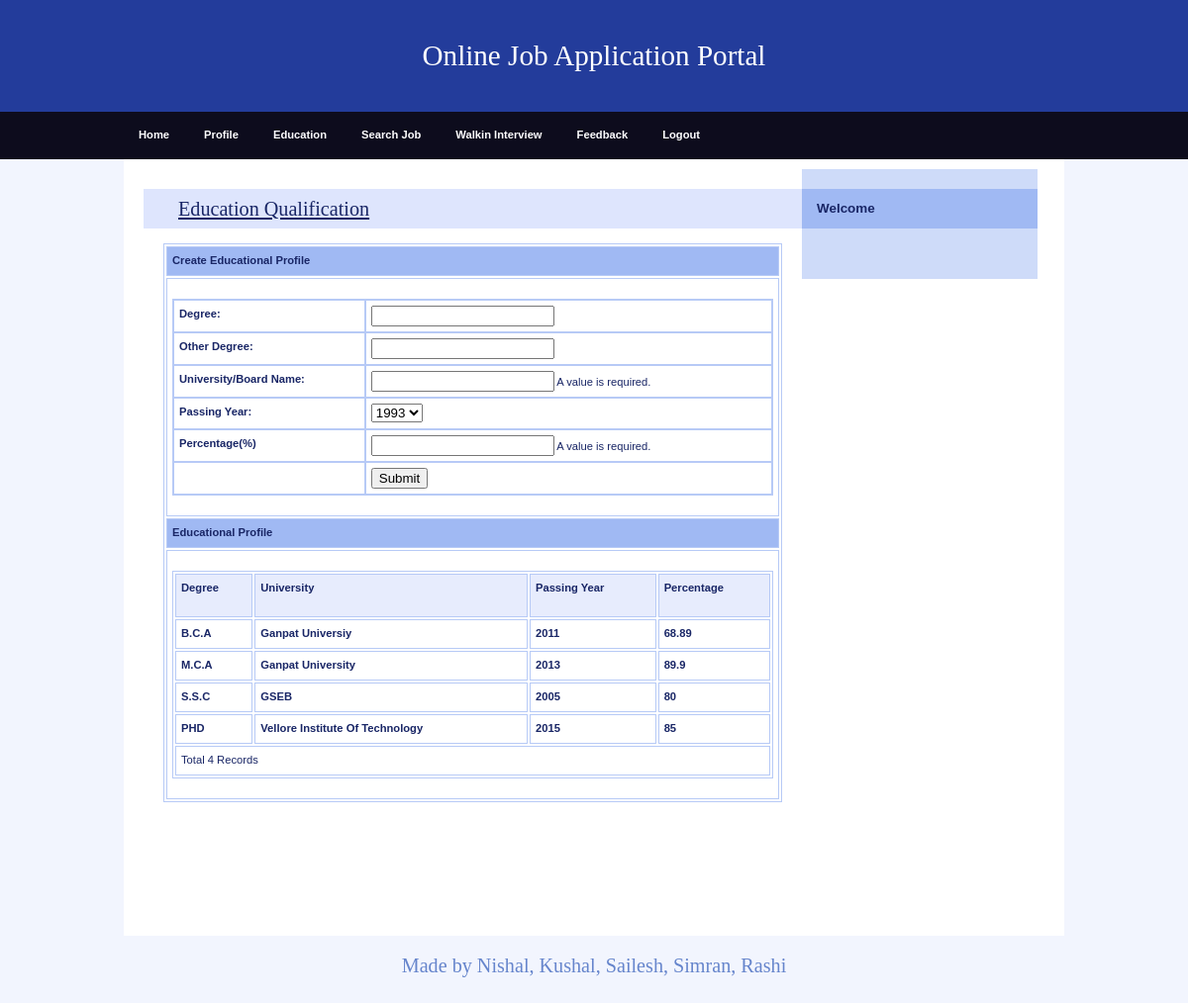
The page /JobSeeker/Education.php (signed in) on the database its author committed.
### tables this page shows
CREATE TABLE IF NOT EXISTS `jobseeker_education` (
  `EduId` int(11) NOT NULL AUTO_INCREMENT,
  `JobSeekId` int(11) NOT NULL,
  `Degree` varchar(20) NOT NULL,
  `University` varchar(100) NOT NULL,
  `PassingYear` mediumint(9) NOT NULL,
  `Percentage` float NOT NULL,
  PRIMARY KEY (`EduId`)
);

### JobSeeker/Education.php (the view, shortened to what this page needs)
<!DOCTYPE html>
<html>
<head>
  <link rel="stylesheet" media="screen,projection" type="text/css" href="./css/main.css" />
  <link rel="stylesheet" media="print" type="text/css" href="./css/print.css" />
</head>
<body>
  <div id="main" class="box">
    <?php
    include "Header.php"
    ?>
    <?php
    include "menu.php"
    ?>
    <div id="page" class="box">
      <div id="page-in" class="box">
        <div id="content">
          <div class="article">
            <h2><span><a href="#">Education Qualification </a></span></h2>
            <table width="100%" border="1" cellspacing="2" cellpadding="2">
              <tr>
                <td bgcolor="#A0B9F3"><strong>Create Educational Profile</strong></td>
              </tr>
              <tr>
                <td>
                  <form id="form1" method="post" action="InsertEdu.php">
                    <table width="100%" border="0" cellspacing="0" cellpadding="0">
                      <tr>
                        <td><strong>Degree:</strong></td>
                        <td>
                          <input type="text" name="cmbQual" id="cmbQual">
                        </td>
                      </tr>
                      <tr>
                        <td><strong>Other Degree:</strong></td>
                        <td><label>
                            <input type="text" name="txtOther" id="txtOther" />
                          </label></td>
                      </tr>
                      <tr>
                        <td><strong>University/Board Name:</strong></td>
                        <td>
                          <label>
                            <input type="text" name="txtBoard" id="txtBoard" />
                          </label>
                          <span class="textfieldRequiredMsg">A value is required.</span></span>
                        </td>
                      </tr>
                      <tr>
                        <td><strong>Passing Year:</strong></td>
                        <td><label>
                            <select name="cmbYear" id="cmbYear">
                              <option>1993</option>
                            </select>
                          </label></td>
                      </tr>
                      <tr>
                        <td><strong>Percentage(%)</strong></td>
                        <td>
                          <label>
                            <input type="text" name="txtPer" id="txtPer" />
                          </label>
                          <span class="textfieldRequiredMsg">A value is required.</span></span>
                        </td>
                      </tr>
                      <tr>
                        <td>&nbsp;</td>
                        <td><label>
                            <input type="submit" name="button" id="button" value="Submit" />
                          </label></td>
                      </tr>
                    </table>
                  </form>
                </td>
              </tr>
              <tr>
                <td bgcolor="#A0B9F3"><strong>Educational Profile</strong></td>
              </tr>
              <tr>
                <td>
                  <table width="100%" border="1" cellpadding="1" cellspacing="2" bordercolor="#006699">
                    <tr>
                      <th height="32" bgcolor="#006699" class="style3">
                        <div align="left" class="style9 style5 style2"><strong>Degree</strong></div>
                      </th>
                      <th bgcolor="#006699" class="style3">
                        <div align="left" class="style9 style5 style2"><strong>University</strong></div>
                      </th>
                      <th bgcolor="#006699" class="style3">
                        <div align="left" class="style9 style5 style2"><strong>Passing Year</strong></div>
                      </th>
                      <th bgcolor="#006699" class="style3">
                        <div align="left" class="style9 style5 style2"><strong>Percentage</strong></div>
                      </th>
                    </tr>
                    <?php
                    $ID = $_SESSION['ID'];
                    $con = mysqli_connect("localhost", "nishal", "Nishal1337", "job");
                    $sql = "select * from jobseeker_education where JobSeekId='" . $ID . "'";
                    $result = mysqli_query($con, $sql);
                    while ($row = mysqli_fetch_array($result)) {
                      $Degree = $row['Degree'];
                      $Univ = $row['University'];
                      $Passing = $row['PassingYear'];
                      $Per = $row['Percentage'];
                    ?>
                      <tr>
                        <td class="style3">
                          <div align="left" class="style9 style5"><strong><?php echo $Degree; ?></strong></div>
                        </td>
                        <td class="style3">
                          <div align="left" class="style9 style5"><strong><?php echo $Univ; ?></strong></div>
                        </td>
                        <td class="style3">
                          <div align="left" class="style9 style5"><strong><?php echo $Passing; ?></strong></div>
                        </td>
                        <td class="style3">
                          <div align="left" class="style9 style5"><strong><?php echo $Per; ?></strong></div>
                        </td>
                      </tr>
                    <?php
                    }
                    $records = mysqli_num_rows($result);
                    ?>
                    <tr>
                      <td colspan="4" class="style3">
                        <div align="left" class="style12"><?php echo "Total " . $records . " Records"; ?> </div>
                      </td>
                    </tr>
                  </table>
                </td>
              </tr>
            </table>
            <p>&nbsp;</p>
            <p class="btn-more box noprint">&nbsp;</p>
          </div>
        </div>
        <?php
        include "right.php"
        ?>
      </div>
    </div>
    <?php
    include "footer.php"
    ?>
  </div>
</body>
</html>

### JobSeeker/css/main.css (style rules this page uses)
* { min-height: 1px; }
body { border: 0; margin: 0; padding: 0; background: #f2f5fe; font: 70%/160% "verdana", sans-serif; color: #192666; _text-align: center; }
a { color: #192666; }
p { border: 0; margin: 15px 0; padding: 0; line-height: 30px; }
div { display: block; border: 0; margin: 0; padding: 0; }
h1, h2, h3, h4, h5 { border: 0; margin: 10px 0; padding: 0; font-weight: bold; }
h2 { font-size: 180%; line-height: 100%; font-family: "georgia", serif; font-weight: normal; }
table { display: table; margin: 15px 0; padding: 0; border: 1px solid #b7caf6; font-size: 100%; }
tr { display: table-row; }
th, td { display: table-cell; border: 1px solid #b7caf6; margin: 0; padding: 5px; vertical-align: top; text-align: left; }
th { background: #e7ecfd; text-align: center; color: #192666; font-weight: bold; }
form { border: 0; margin: 0; padding: 0; }
a, img, span { border: 0; margin: 0; padding: 0; }
strong, .strong { font-weight: bold; }
.box { min-height: 1px; _height: 1px; }
.box:after { content: "."; display: block; line-height: 0px; font-size: 0px; visibility: hidden; clear: both; }
#main { margin: 0px auto 0 auto; _text-align: left; }
#page { min-height: 1px; width: 950px; margin: 0 auto; background: #fff; _height: 1px; }
#page-in { min-height: 1px; padding: 10px 0; _height: 1px; }
#content { float: left; width: 70%; _width: 72%; margin: 0; padding: 0 0 0 20px; }
#content .article { clear: both; margin: 0; padding: 20px; }
#content .article h2 { margin: 0 -20px; padding: 10px; background: #dee5fd; color: #192666; }
#content .article h2 span { padding-left: 25px; }
#content .article p { text-align: justify; }
#content .btn-more { margin: 0 0 15px 0; padding: 0; border: 0; position: relative; }

### JobSeeker/css/print.css (style rules this page uses)
body { border:0; margin:0; padding:0; font-size:12pt }
a { color:#000; text-decoration:none; }
h1, h2, h3 { page-break-after:avoid; page-break-inside:avoid; }
table { border-collapse: collapse; border-width:1px; border-style:solid; }
th, td { display:table-cell; border-width:1px; border-style:solid; }
.noprint { display:none; }

### JobSeeker/Education.php (style rules this page uses)
.style2 { font-weight: bold }

### rows shown on the page
jobseeker_education: Degree "B.C.A", University "Ganpat Universiy", PassingYear "2011", Percentage "68.89"
jobseeker_education: Degree "M.C.A", University "Ganpat University", PassingYear "2013", Percentage "89.9"
jobseeker_education: Degree "S.S.C", University "GSEB", PassingYear "2005", Percentage "80"
jobseeker_education: Degree "PHD", University "Vellore Institute Of Technology", PassingYear "2015", Percentage "85"

### other values the page prints
$records "4"
